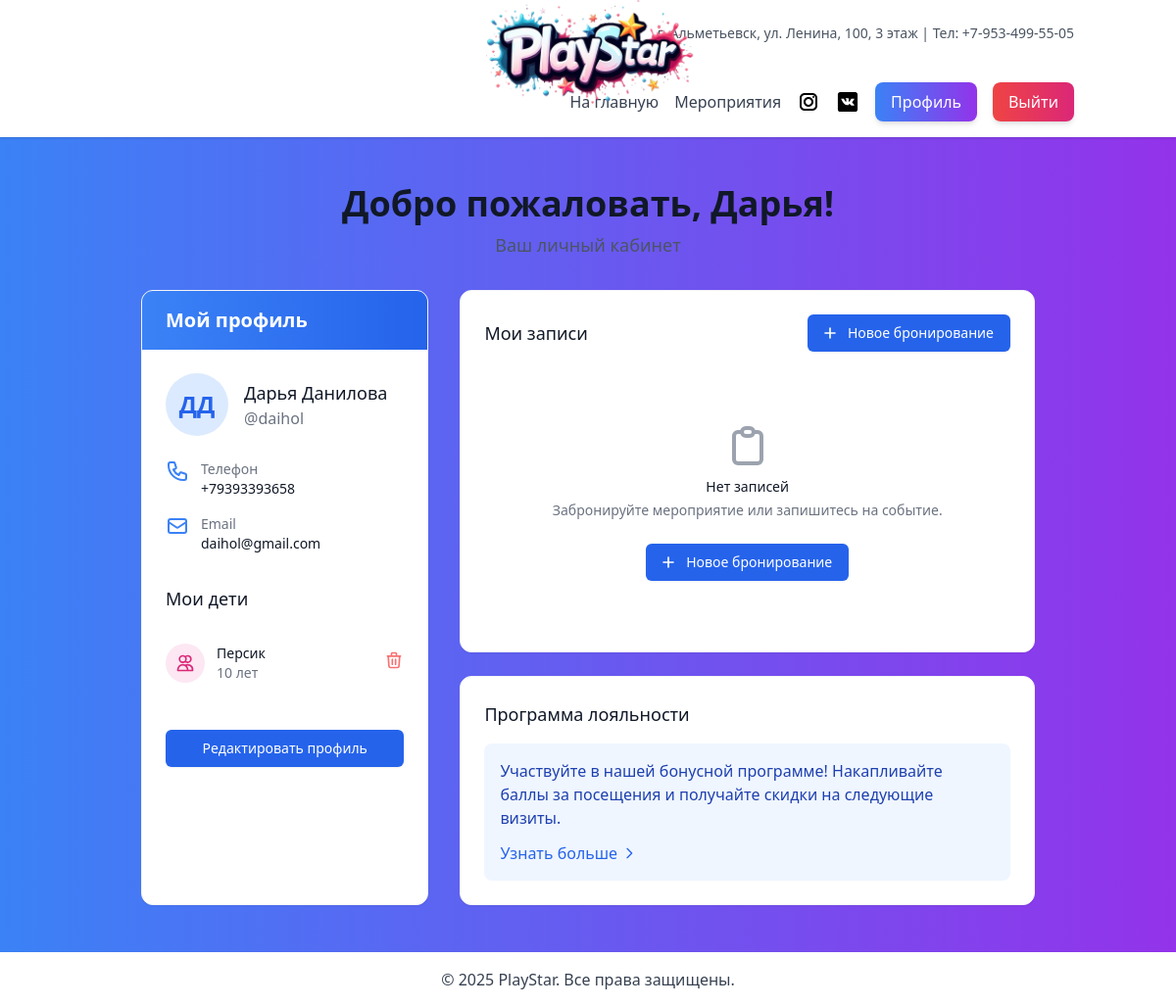
The page /accounts/profile/ (signed in) on the database as committed earlier.
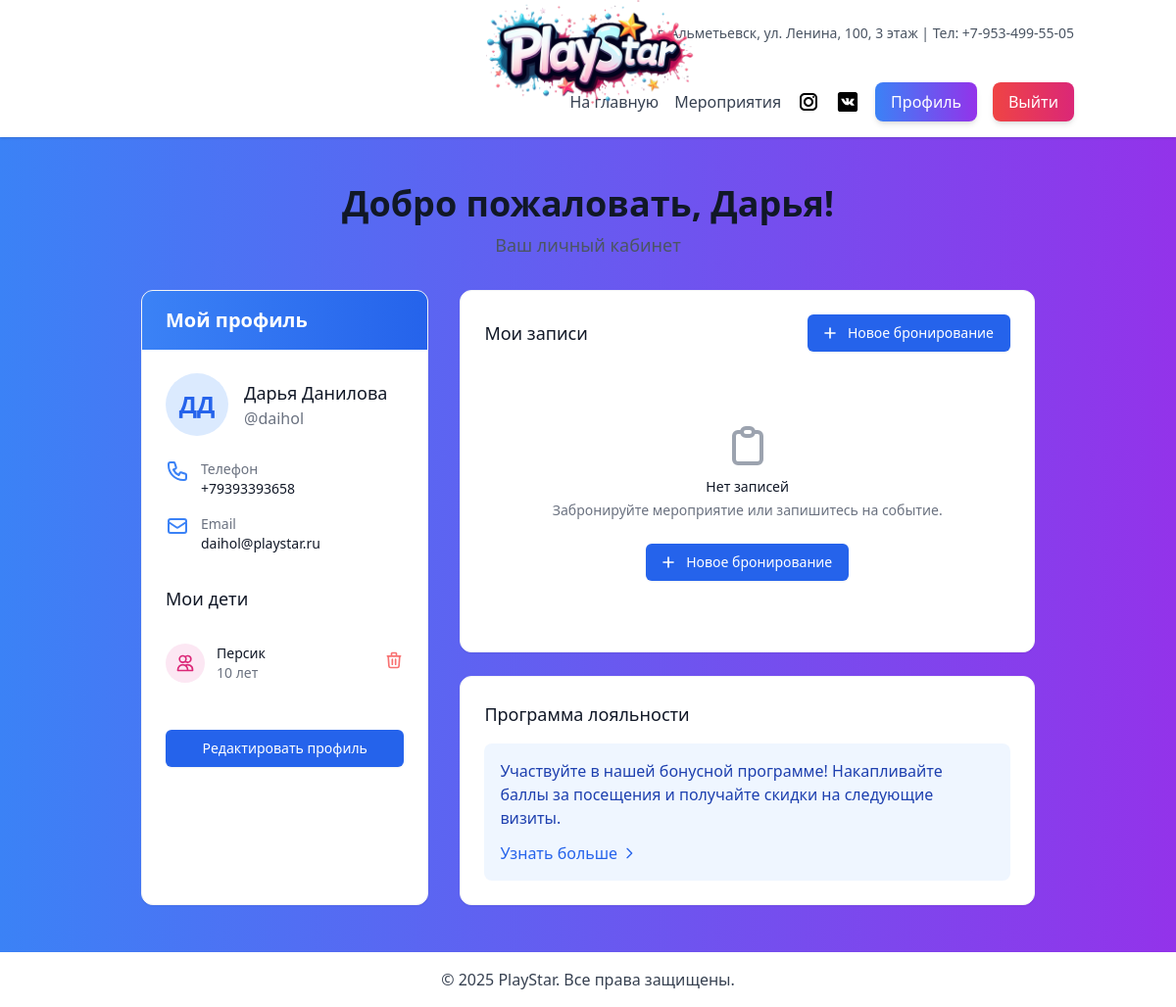
The same page on the database as committed later.
### main/models.py (models this page shows, shortened)
class CustomUser(AbstractUser):
    ROLE_CHOICES = [
        ('CLIENT', 'Клиент'),
        ('STAFF', 'Сотрудник'),
        ('MANAGER', 'Менеджер'),
        ('ADMIN', 'Администратор'),
    ]
    phone_number = models.CharField(max_length=15, unique=True, verbose_name="Номер телефона")
    role = models.CharField(
        max_length=10,
        choices=ROLE_CHOICES,
        default='CLIENT',
        verbose_name='Роль'
    )
    email = models.EmailField(unique=True, verbose_name="Email")

### accounts/views.py (the view)
# urls.py: path('profile/', profile, name='profile'),
@login_required
def profile(request):
    user = request.user
    Profile.objects.get_or_create(user=user)
    context = {
        'user': user,
        'bookings': Booking.objects.filter(user=user).order_by('-booking_date')[:5],
        'user_events': Event.objects.filter(booking__user=user)
                       .select_related('booking')
                       .order_by('-date')[:5],
    }
    return render(request, 'accounts/profile.html', context)

### main/templatetags/group_check.py (called while the page is built)
@register.filter(name='has_group')
def has_group(user, group_name):
    if hasattr(user, 'groups'):
        return user.groups.filter(name=group_name).exists()
    return False

### accounts/templates/accounts/profile.html (shortened to what the changed rows need)
{% extends 'base.html' %}
{% load group_check %}
{% block content %}
<div class="max-w-7xl mx-auto px-4 sm:px-6 lg:px-8">
    <div class="mb-8 text-center">
        <h1 class="text-4xl font-bold text-gray-900 mb-2">Добро пожаловать, {{ user.first_name }}!</h1>
        <p class="text-lg text-gray-600">Ваш личный кабинет</p>
    </div>
    <div class="flex flex-col lg:flex-row gap-8">
        <div class="w-full lg:w-1/3 bg-white rounded-xl shadow-sm border border-gray-100 overflow-hidden">
            <div class="bg-gradient-to-r from-blue-500 to-blue-600 px-6 py-4">
                <h2 class="text-xl font-semibold text-white">Мой профиль</h2>
            </div>
            <div class="p-6">
                <div class="flex items-center space-x-4 mb-6">
                    <div class="flex-shrink-0">
                        <div class="h-16 w-16 rounded-full bg-blue-100 flex items-center justify-center text-blue-600 text-2xl font-bold">
                            {{ user.first_name|first|upper }}{{ user.last_name|first|upper }}
                        </div>
                    </div>
                    <div>
                        <h3 class="text-lg font-medium text-gray-900">{{ user.first_name }} {{ user.last_name }}</h3>
                        <p class="text-gray-500">@{{ user.username }}</p>
                    </div>
                </div>
                <div class="space-y-4">
                    <div class="flex items-start">
                        <div class="ml-3">
                            <p class="text-sm font-medium text-gray-500">Телефон</p>
                            <p class="text-sm text-gray-900">{{ user.phone_number }}</p>
                        </div>
                    </div>
                    <div class="flex items-start">
                        <div class="ml-3">
                            <p class="text-sm font-medium text-gray-500">Email</p>
                            <p class="text-sm text-gray-900">{{ user.email }}</p>
                        </div>
                    </div>
                </div>
            </div>
        </div>
    </div>
</div>
{% endblock %}

Rows that differ between the two databases and show on the page:
changed CustomUser "Дарья": email "daihol@gmail.com" → "daihol@playstar.ru"
